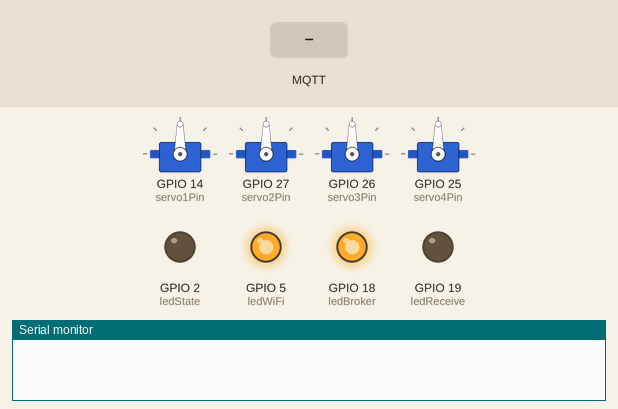
Simulated run of this sketch. Board: ESP32. On the bench: 4 × servo, output pins drawn as LEDs (lit = HIGH), the last lines printed to the serial monitor. The test bench sets the inputs (shaded band). WiFi joins after 1.5 s; servers stay silent unless stated; no MQTT or app messages arrive unless stated.

Above: at 2.8 s.
2.9 s: MQTT message "1" arrives on the first subscribed topic
At 3.4 s:
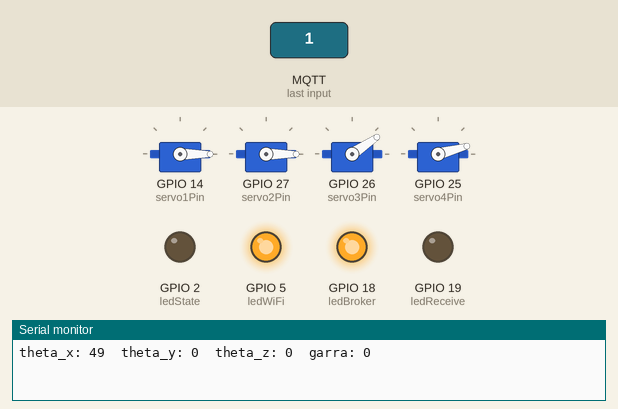
4.5 s: MQTT message "on" arrives on the first subscribed topic
At 5.8 s:
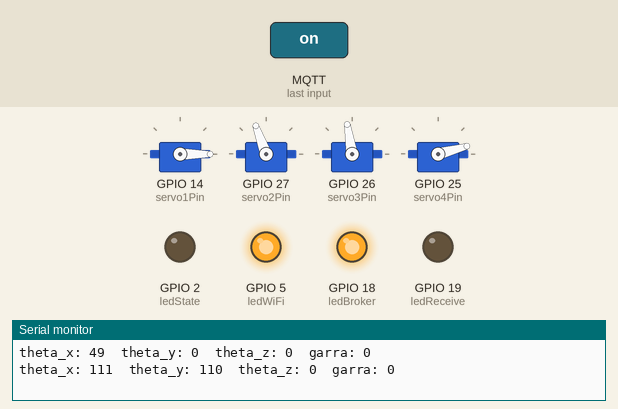
6.1 s: MQTT message "off" arrives on the first subscribed topic
At 7.0 s:
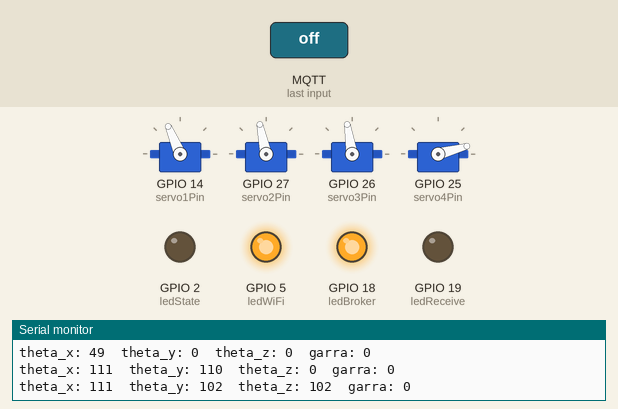
Timing chart, 0 to 9.1 s (numbered marks = the images above; inputs shaded):
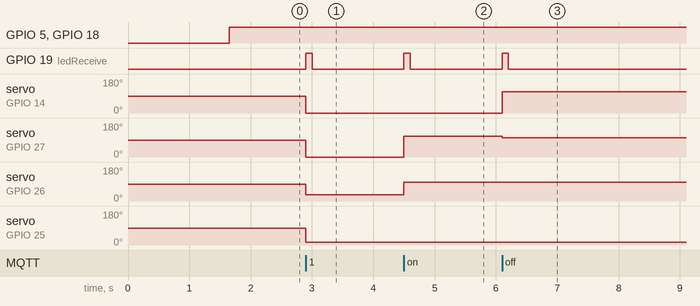

Measured:
- after the input at 2.9 s, GPIO 19 (ledReceive): LOW → HIGH at once, → LOW 0.10 s later; servo on GPIO 14 (servo1Pin), servo on GPIO 27 (servo2Pin): 90° → 0° at once; servo on GPIO 26 (servo3Pin): 90° → 34° at once; servo on GPIO 25 (servo4Pin): 90° → 15° at once
- after the input at 4.5 s, GPIO 19 (ledReceive): LOW → HIGH at once, → LOW 0.10 s later; servo on GPIO 27 (servo2Pin): 0° → 110° at once; servo on GPIO 26 (servo3Pin): 34° → 99° at once
- after the input at 6.1 s, GPIO 19 (ledReceive): LOW → HIGH at once, → LOW 0.10 s later; servo on GPIO 14 (servo1Pin): 0° → 113° at once; servo on GPIO 27 (servo2Pin): 110° → 102° at once

The sketch:

MQTT_Subscribe.ino
```cpp
#include <WiFi.h>
#include <PubSubClient.h>
#include <Servo.h>

#define ledState  LED_BUILTIN // Led para sinalizacao de dado recebido
#define ledWiFi   5  // Led para sinalizacao da conexao WiFi
#define ledBroker 18  // Led para sinalizacao da conexao com Broker MQTT
#define ledReceive   19  // Led para sinalizacao de recebimento de dado
#define servo1Pin    14  // Servo da base
#define servo2Pin    27  // Servo 1 do braco
#define servo3Pin    26  // Servo de alcar braco
#define servo4Pin    25  // Servo da garra
#define ID_MQTT "jpsq062"         // Id do dispositivo
#define TOPIC_SUBSCRIBE "b_1jpsq" // Id do pacote assinado

unsigned long delay_receive;
//Credenciais do WiFi
const char* SSID = "Link_One_420240";
const char* PASSWORD = "quintino";
WiFiClient wifiClient;

//Endereco e porta do MQTT Server
const char* BROKER_MQTT = "broker.hivemq.com";
int         BROKER_PORT = 1883;

PubSubClient MQTT(wifiClient);

Servo servo1, servo2, servo3, servo4;

//declaracao de funcoes utilizadas
void mantemConexoes();
void conectaWiFi();
void conectaMQTT();
void recebePacote(char* topic, byte* payload, unsigned int length);
void moveArm(int servo, int pos);


void setup() {
  pinMode(ledState, OUTPUT);
  pinMode(ledWiFi,OUTPUT);
  pinMode(ledBroker,OUTPUT);
  pinMode(ledReceive,OUTPUT);
  servo1.attach(servo1Pin);
  servo2.attach(servo2Pin);
  servo3.attach(servo3Pin);
  servo4.attach(servo4Pin);
  Serial.begin(115200);

  conectaWiFi();
  MQTT.setServer(BROKER_MQTT, BROKER_PORT);
  MQTT.setCallback(recebePacote);

}

void loop() {
  mantemConexoes();
  MQTT.loop();
  if((millis() - delay_receive) > 100) digitalWrite(ledReceive, LOW);
}

void mantemConexoes(){
  if(!MQTT.connected()){
    conectaMQTT();
  }
  conectaWiFi();  // Se nao ha conexao WiFi, a conexao e refeita
}

void conectaWiFi(){
  if(WiFi.status() == WL_CONNECTED){
    digitalWrite(ledWiFi, HIGH);
    return;
  }


  WiFi.begin(SSID, PASSWORD);
  while(WiFi.status() != WL_CONNECTED){
    digitalWrite(ledWiFi, LOW);
    delay(200);
  }
}

void conectaMQTT(){
  while(!MQTT.connected()){
    digitalWrite(ledBroker, LOW);
    if(MQTT.connect(ID_MQTT)){
      MQTT.subscribe(TOPIC_SUBSCRIBE, 1);
      digitalWrite(ledBroker, HIGH);
    }
    else{
      digitalWrite(ledBroker,LOW);
      delay(5000);
    }
  }
}
void recebePacote( char* topic, byte* payload, unsigned int length){
  char msg[4];
  digitalWrite(ledReceive, HIGH);
  delay_receive = millis();
  for(int i = 0; i<length;i++)
  {
    msg[i] = (char)payload[i];
  }
  Serial.print("theta_x: ");
  Serial.print((int)msg[0]);Serial.print("\t");
  Serial.print("theta_y: ");
  Serial.print((int)msg[1]);Serial.print("\t");
  Serial.print("theta_z: ");
  Serial.print((int)msg[2]);Serial.print("\t");
  Serial.print("garra: ");
  Serial.println((int)msg[3]);

  moveArm(1,(int)msg[2]);
  moveArm(2,(int)msg[1]);
  moveArm(3,(int)msg[0]);
  moveArm(4,(int)msg[3]);

}

void moveArm(int servo,int pos){
  switch(servo)
  {
    case 1:
      servo1.write(map(pos, 45, 135, 15, 170));
      break;
    case 2:
      servo2.write(map(pos, 45, 135, 45, 135));
      break;
    case 3:
      servo3.write(map(pos, 45, 135, 30, 125));
      break;
    case 4:
      servo4.write(map(pos, 0, 127, 15, 45));
      break;
    default:
      break;
  }
}
```
